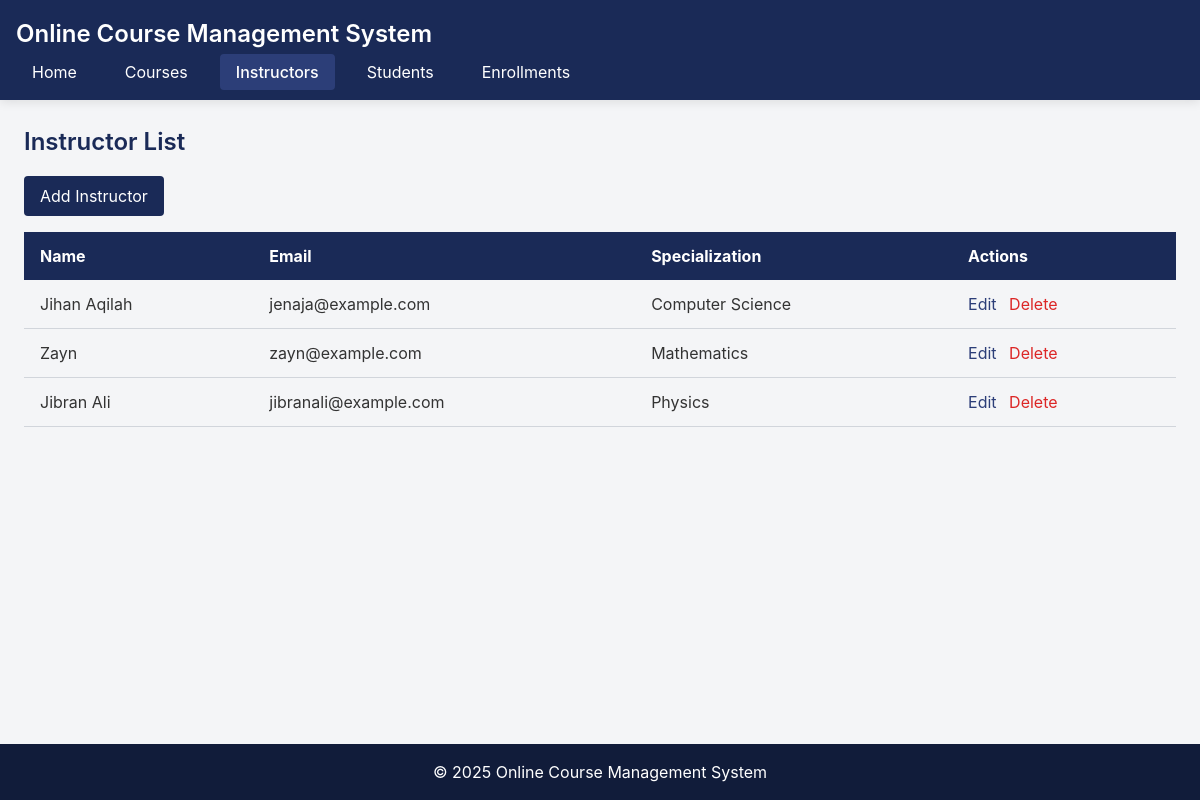
/index.php?entity=instructor, run on the app's committed database.
### tables this page shows
CREATE TABLE instructor (
    id INT AUTO_INCREMENT PRIMARY KEY,
    name VARCHAR(100) NOT NULL,
    email VARCHAR(100) NOT NULL,
    specialization VARCHAR(100) NOT NULL
);

### model/Instructor.php (called while the page is built, shortened)
<?php
require_once 'config/Database.php';
class Instructor {
    private $conn;
    private $table = 'instructor';
    public function __construct() {
        $database = new Database();
        $this->conn = $database->getConnection();
    }
    public function getAll() {
        $query = "SELECT * FROM " . $this->table;
        $stmt = $this->conn->prepare($query);
        $stmt->execute();
        return $stmt->fetchAll(PDO::FETCH_ASSOC);
    }
}
?>

### config/Database.php (called while the page is built, shortened)
<?php
class Database {
    private $host = "localhost";
    private $username = "root";
    private $password = "";
    private $database = "courses";
    public function getConnection() {
        $this->conn = null;
        try {
            $this->conn = new PDO("mysql:host=" . $this->host . ";dbname=" . $this->database, $this->username, $this->password);
            $this->conn->setAttribute(PDO::ATTR_ERRMODE, PDO::ERRMODE_EXCEPTION);
        } catch(PDOException $e) {
            echo "Connection error: " . $e->getMessage();
        }
        return $this->conn;
    }
}
?>

### viewmodel/InstructorViewModel.php (called while the page is built, shortened)
<?php
require_once 'model/Instructor.php';
class InstructorViewModel {
    private $instructor;
    public function __construct() {
        $this->instructor = new Instructor();
    }
    public function getInstructorList() {
        return $this->instructor->getAll();
    }
}
?>

### views/instructor_list.php (the view)
<?php
require_once 'views/template/header.php';
?>
<h2 class="page-title">Instructor List</h2>
<a href="index.php?entity=instructor&action=add" class="btn-primary inline-block mb-4">Add Instructor</a>
<table class="data-table">
    <tr>
        <th>Name</th>
        <th>Email</th>
        <th>Specialization</th>
        <th>Actions</th>
    </tr>
    <?php foreach ($instructorList as $instructor): ?>
    <tr>
        <td><?php echo $instructor['name']; ?></td>
        <td><?php echo $instructor['email']; ?></td>
        <td><?php echo $instructor['specialization']; ?></td>
        <td>
            <a href="index.php?entity=instructor&action=edit&id=<?php echo $instructor['id']; ?>" class="link-blue">Edit</a>
            <a href="index.php?entity=instructor&action=delete&id=<?php echo $instructor['id']; ?>" class="link-red ml-2" onclick="return confirm('Are you sure? This will also delete any courses taught by this instructor.');">Delete</a>
        </td>
    </tr>
    <?php endforeach; ?>
</table>
<?php
require_once 'views/template/footer.php';
?>

### assets/css/style.css (style rules this page uses)
:root { --navy: #1a2a57; --navy-dark: #111c3a; --navy-light: #2c3e78; --gray-light: #f4f5f7; --gray-medium: #d1d5db; --gray-dark: #4b5563; --accent: #6366f1; }
body { font-family: 'Inter', system-ui, -apple-system, sans-serif; background-color: var(--gray-light); color: #333; margin: 0; padding: 0; min-height: 100vh; display: flex; flex-direction: column; }
.btn-primary { background-color: var(--navy); color: white; padding: 0.5rem 1rem; border-radius: 0.25rem; transition: all 0.3s ease; text-decoration: none; display: inline-block; border: none; cursor: pointer; }
.page-title { color: var(--navy); font-weight: 600; font-size: 1.5rem; margin-bottom: 1rem; }
.data-table { width: 100%; border-collapse: collapse; }
.data-table th { background-color: var(--navy); color: white; padding: 0.75rem 1rem; text-align: left; }
.data-table td { padding: 0.75rem 1rem; border-bottom: 1px solid var(--gray-medium); }
.data-table tr:nth-child(even) { background-color: var(--gray-light); }
.link-blue { color: var(--navy-light); text-decoration: none; transition: all 0.2s ease; }
.link-red { color: #dc2626; text-decoration: none; transition: all 0.2s ease; }
.ml-2 { margin-left: 0.5rem; }
.mb-4 { margin-bottom: 1rem; }

### data on the page
instructor: name "Jihan Aqilah", email "jenaja@example.com", specialization "Computer Science"
instructor: name "Zayn", email "zayn@example.com", specialization "Mathematics"
instructor: name "Jibran Ali", email "jibranali@example.com", specialization "Physics"
